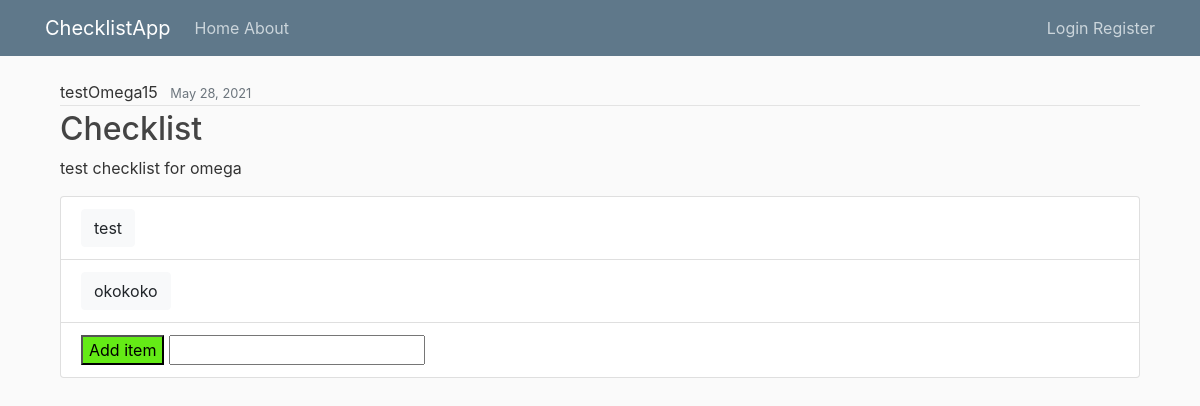
Screenshot of /checklist/10/ with the database file from the repository.
### daBookStore/models.py (models this page shows, shortened)
class checkLists(models.Model):
    title = models.CharField(max_length=32)
    description = models.TextField()
    createdBy = models.ForeignKey(User, on_delete=models.CASCADE)
    createdDate = models.DateTimeField(default=timezone.now)

class checklistValue(models.Model):
    item = models.CharField(max_length=64)
    isChecked = models.BooleanField(default=False)
    createdDate = models.DateTimeField(default=timezone.now)
    belongsTo = models.ForeignKey(checkLists, on_delete=models.CASCADE, blank=True, null=True)

### daBookStore/views.py (the view, shortened to what this page needs)
# urls.py: path('checklist/<int:pk>/', views.ChecklistDetailView, name='checklistDetail'),
def ChecklistDetailView(request, pk):
    context = {
        "checkList": checkLists.objects.get(pk = pk),
        "items": checklistValue.objects.filter(belongsTo = pk).order_by('createdDate'),
        "title": "DetailView"
    }
    return render(request, "daBookStore/ChecklistDetailView.html", context)

### daBookStore/templates/daBookStore/ChecklistDetailView.html (shortened to what this page needs)
{% extends "daBookStore/base.html" %}
{% block content %}
    <article class="media content-section">
        <div class="media-body">
            <div class="checklistMetadata">
                <a class="mr-2">{{ checkList.createdBy }}</a>
                <small class="text-muted">{{ checkList.createdDate|date:"F d, Y" }}</small>
            </div>
            <h2><a class="checklistTitle">{{ checkList.title }}</a></h2>
            <p class="checklistContent">{{ checkList.description }}</p>
            <ul class="list-group">
                {% for item in items %}
                    <li class="list-group-item">
                        <form method="POST" action="{% url 'checklistDetail' checkList.id %}">
                            <input type="submit" class = {% if item.isChecked %}"btn btn-light"{% else %}"btn btn-outline-dark"{% endif %} value="{{ item.item }}">
                        </form>
                    </li>
                {% endfor %}
                <li class="list-group-item">
                    <form method="POST" action="{% url 'checklistDetail' checkList.id %}">
                        <input type="submit"  id = "green" value="Add item">
                        <input type="text" name="newItem"><br>
                    </form>
                </li>
            </ul>
        </div>
    </article>
{% endblock content %}

### daBookStore/static/daBookStore/main.css (style rules this page uses)
body { background: #fafafa; color: #333333; margin-top: 5rem; }
h1, h2, h3, h4, h5, h6 { color: #444444; }
ul { margin: 0; }
.checklistTitle { color: #306a9cfd; }
.checklistContent { white-space: pre-line; }
.checklistMetadata { padding-bottom: 1px; margin-bottom: 4px; border-bottom: 1px solid #e3e3e3 }
#green { background-color: rgb(100, 235, 22); }

### rows the page displays
checkLists: createdBy "testOmega15", createdDate "May 28, 2021", title "Checklist", description "test checklist for omega"
checklistValue: item "test"
checklistValue: item "okokoko"
